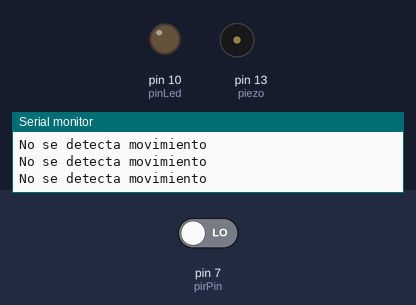
Recording of a sketch running on a simulated Arduino Uno, built with avr-gcc and run on an emulated ATmega328P. Shown: output pins drawn as LEDs (lit = HIGH), buzzer (waves = sounding), the last lines printed to the serial monitor. The inputs (shaded band) are chosen by the test bench; at power-on: pin 7 (pirPin) LOW.

Above: at 1.2 s.
1.3 s: pin 7 (pirPin) driven HIGH
At 2.4 s:
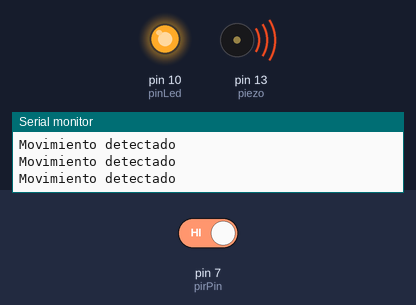
2.8 s: pin 7 (pirPin) driven LOW
At 3.7 s:
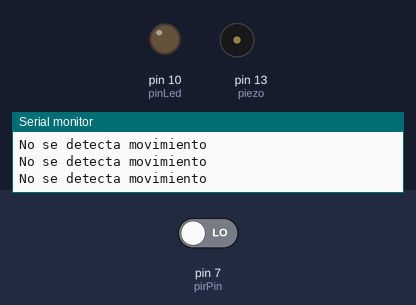
Timing chart, 0 to 5.8 s (numbered marks = the images above; inputs shaded):
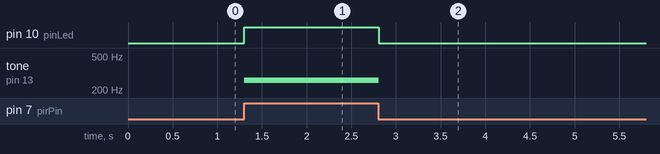

The sketch:

codigo.ino
```cpp
// C++ code
//
int pirPin=7;
int pinLed=10;
int piezo=13;
int lecturaPir;


void setup()
{
  pinMode(pirPin, INPUT);
  pinMode(pinLed, OUTPUT);
  pinMode(piezo, OUTPUT);
  Serial.begin(9600);

}

void loop()
{

  lecturaPir=digitalRead(pirPin);

  if(lecturaPir ==HIGH){
    digitalWrite(pinLed,HIGH);
    Serial.println("Movimiento detectado");
    tone(piezo,261);

  }else{
    digitalWrite(pinLed,LOW);
    Serial.println("No se detecta movimiento");
    noTone(piezo);
  }
  delay(100);

}
```

Measured:
- after the input at 1.3 s, pin 10 (pinLed): LOW → HIGH at once; tone on pin 13 (piezo): silent → 261 Hz at once
- after the input at 2.8 s, pin 10 (pinLed): HIGH → LOW at once; tone on pin 13 (piezo): 261 Hz → silent at once
